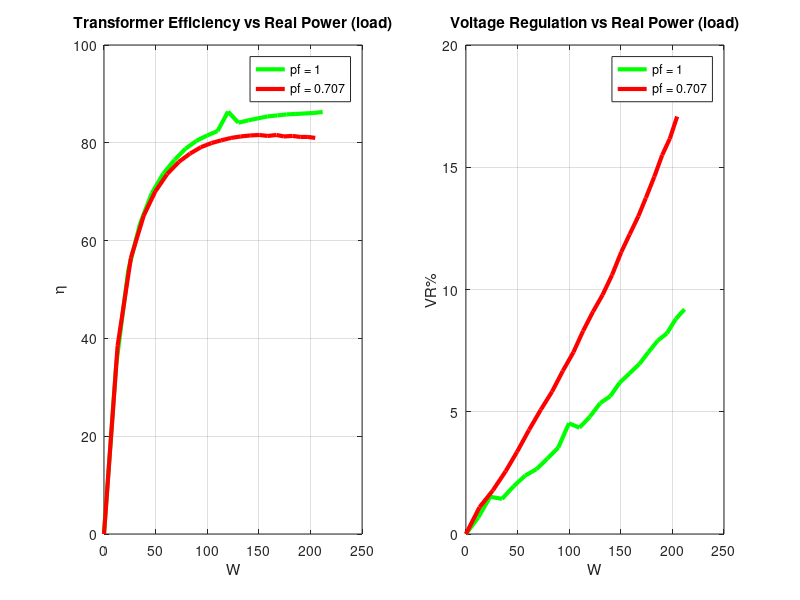

MATLAB code for this plot:
clc;
clear;
close;

p_u = [0,11.85,23.52,34.96,46.31,57.41,68.33,79.07,89.48,99.85,110,120.2,130.1,139.8,149.1,158.5,168,176.7,185.9,194.7,203.3,211.8];

trans_eff_u = [0,34.7,54,63.5,69.7,73.7,76.5,78.8,80.4,81.5,82.4,86.4,84.1,84.6,85,85.4,85.6,85.8,85.9,86,86.1,86.3];

p_x = [0,13.19,26.08,38.47,49.53,61.15,72.48,83.41,93.81,104.1,113.5,123.1,132.5,141.6,150.4,158.6,167,174.3,182.5,190.1,197.5,204.6];
trans_eff_x = [0,38.5,56.5,65.1,70,73.6,76.1,77.8,79.1,79.95,80.5,81,81.3,81.5,81.6,81.4,81.6,81.3,81.4,81.2,81.2,81];

vr_u = [0,0.671,1.523,1.437,1.954,2.389,2.652,3.093,3.538,4.530,4.348,4.803,5.356,5.634,6.195,6.572,6.952,7.431,7.914,8.206,8.794,9.190];
vr_x = [0,1.095197978,1.781170483,2.564102564,3.359173127,4.25716768,5.078809107,5.82010582,6.666666667,7.430617726,8.303249097,9.090909091,9.789569991,10.59907834,11.52416357,12.25444341,12.99435028,13.74407583,14.61318052,15.49566891,16.16650532,17.07317073];


figure('name', 'lab 4 graphs');
subplot(1,2,1)
plot(p_u,trans_eff_u,'g', 'linewidth', 3);
title('Transformer Efficiency vs Real Power (load)');
hold on;
grid on;
xlabel('W');
ylabel('\eta');
plot(p_x,trans_eff_x,'r', 'linewidth', 3);
legend('pf = 1','pf = 0.707', 'Location', 'best');
subplot(1,2,2);
plot(p_u,vr_u,'g', 'linewidth', 3);
title('Voltage Regulation vs Real Power (load)');
hold on;
grid on;
xlabel('W');
ylabel('VR%');
plot(p_x,vr_x,'r', 'linewidth', 3);
legend('pf = 1','pf = 0.707', 'Location', 'best');